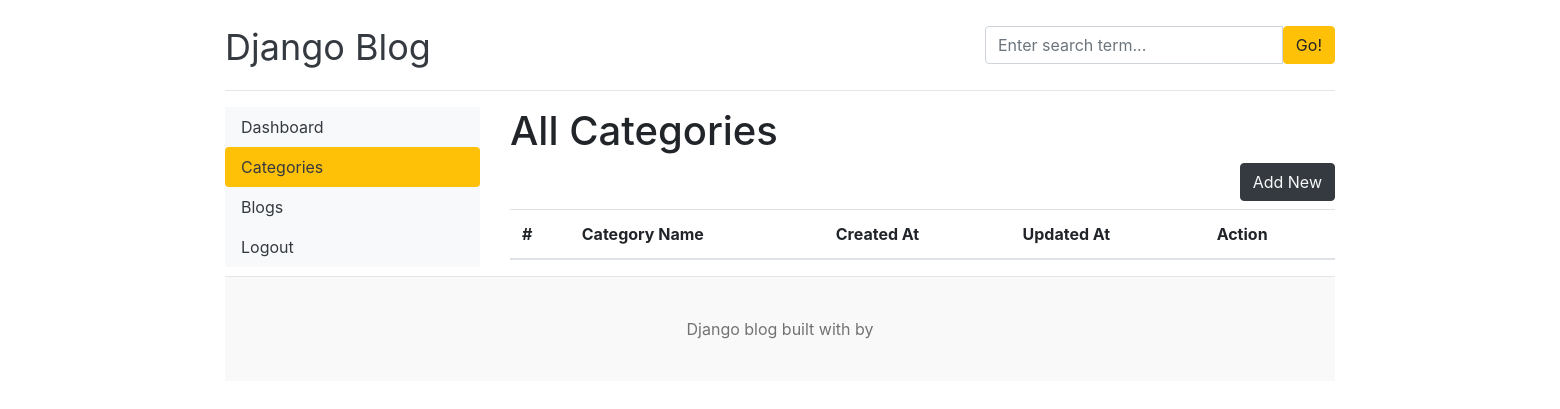
Page /dashboard/categories/ on the earlier database version.
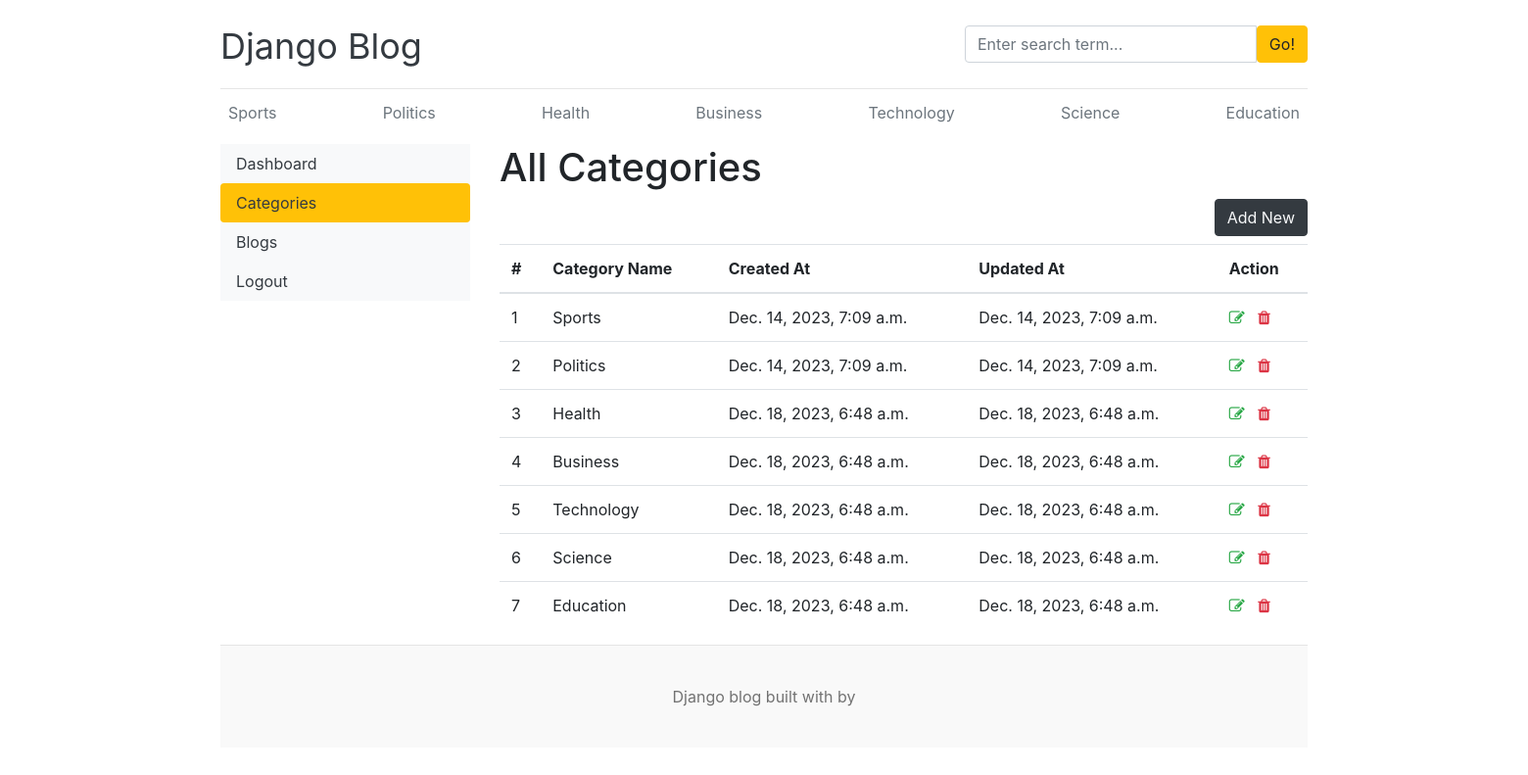
Same page on the later database version.
### blogs/models.py (models this page shows)
class Category(models.Model):
    category_name = models.CharField(max_length=50, unique=True)
    created_at = models.DateTimeField(auto_now_add=True)
    updated_at = models.DateTimeField(auto_now=True)
    class Meta:
        verbose_name_plural = 'categories'
    def __str__(self) -> str:
        return self.category_name

### dashboards/views.py (the view)
# urls.py: path('categories/', views.categories, name = "categories"),
def categories(request):
    return render(request, 'dashboard/categories.html')

### blogs/context_processors.py (called while the page is built)
def get_categories(request):
    categories = Category.objects.all()
    return dict(categories = categories)

def get_social_links(request):
    social_links = SocialLink.objects.all()
    return dict(social_links = social_links)

### templates/dashboard/categories.html (shortened to what this page needs)
{% extends "base.html" %}
{% block content %}
<div class = "row">
    {% include "dashboard/sidebar.html" %}
    <div class = "col-md-9">
        <h1>All Categories</h1>
        <a href = "{% url "add_category" %}" class="btn btn-dark text-light float-right mb-2">Add New</a>
        <table class="table table-hover">
            <thead>
              <tr>
                <th>#</th>
                <th>Category Name</th>
                <th>Created At</th>
                <th>Updated At</th>
                <th>Action</th>
              </tr>
            </thead>
            <tbody>
                {% for cat in categories %}
              <tr>
                <td>{{forloop.counter}}</td>
                <td>{{cat}}</td>
                <td>{{cat.created_at}}</td>
                <td>{{cat.updated_at}}</td>
                <td>
                    <a href="{% url "edit_category" cat.id %}"><i class="fa fa-edit text-success"></i></a>
                    <a href="{% url "delete_category" cat.id %}"><i class="fa fa-trash text-danger"></i></a>
                </td>
              </tr>
              {% endfor %}
            </tbody>
          </table>
    </div>
</div>
{% endblock %}

### templates/base.html (shortened to what this page needs)
{% load static %}
<!DOCTYPE html>
<html lang="en">
  <head>
    <link href="https://getbootstrap.com/docs/4.0/dist/css/bootstrap.min.css" rel="stylesheet">
    <link href="{% static 'css/blog.css' %}" rel="stylesheet">
    <link rel="stylesheet" href="https://cdnjs.cloudflare.com/ajax/libs/font-awesome/4.7.0/css/font-awesome.min.css">
  </head>
<body>
    <div class="container">
      <header class="blog-header py-3">
        <div class="row flex-nowrap justify-content-between align-items-center">
          <div class="col-8 pt-1">
            <a class="blog-header-logo text-dark" href="/">Django Blog</a>
          </div>
          <div class="col-4">
            <form action="{% url "search" %} method="GET">
              <div class="input-group">
                <input class="form-control" type="text" placeholder="Enter search term..." aria-label="Enter search term..." aria-describedby="button-search" />
                <button class="btn btn-warning" id="button-search" type="submit">Go!</button>
            </div>
            </form>
          </div>
          <div class="col-4 d-flex justify-content-end align-items-center">
          </div>
        </div>
      </header>
      <div class="nav-scroller py-1 mb-2">
        <nav class="nav d-flex justify-content-between">
          {% for cat in  categories %}
          <a class="p-2 text-muted" href="{% url 'posts_by_category' cat.id %}">{{cat.category_name}}</a>
          {% endfor %}
        </nav>
      </div>
{%block content %}
{%endblock%}
<footer class="blog-footer">
    <p>Django blog built with   by <a href="#"></a></p>
  </footer>
  </body>
  </html>

### templates/dashboard/sidebar.html (shortened to what this page needs)
<div class = "col-md-3">
    <div class="nav flex-column nav-pills bg-light" aria-orientation="vertical">
        <a href="{% url "dashboard" %}" class="nav-link text-dark {% if '/dashboard/' == request.path %}bg-warning{% endif %}">Dashboard</a>
        <a href="{% url "categories" %}" class="nav-link text-dark {% if '/dashboard/categories/' == request.path %}bg-warning{% endif %}">Categories</a>
        <a href="{% url "posts" %}" class="nav-link text-dark {% if '/dashboard/posts/' == request.path %}bg-warning{% endif %}">Blogs</a>
        <a href="" class="nav-link text-dark ">Logout</a>
    </div>
</div>

### blog_main/static/css/blog.css (style rules this page uses)
.blog-header { border-bottom: 1px solid #e5e5e5; }
.blog-header-logo { font-family: "Playfair Display", Georgia, "Times New Roman", serif/rtl:Amiri, Georgia, "Times New Roman", serif/; font-size: 2.25rem; }
h1, h2, h3, h4, h5, h6 { font-family: "Playfair Display", Georgia, "Times New Roman", serif/rtl:Amiri, Georgia, "Times New Roman", serif/; }
.blog-footer { padding: 2.5rem 0; color: #727272; text-align: center; background-color: #f9f9f9; border-top: .05rem solid #e5e5e5; }
.blog-footer p:last-child { margin-bottom: 0; }

Differences in the rows shown:
added Category: category_name "Sports", created_at "Dec. 14, 2023, 7:09 a.m.", updated_at "Dec. 14, 2023, 7:09 a.m."
added Category: category_name "Politics", created_at "Dec. 14, 2023, 7:09 a.m.", updated_at "Dec. 14, 2023, 7:09 a.m."
added Category: category_name "Health", created_at "Dec. 18, 2023, 6:48 a.m.", updated_at "Dec. 18, 2023, 6:48 a.m."
added Category: category_name "Business", created_at "Dec. 18, 2023, 6:48 a.m.", updated_at "Dec. 18, 2023, 6:48 a.m."
added Category: category_name "Technology", created_at "Dec. 18, 2023, 6:48 a.m.", updated_at "Dec. 18, 2023, 6:48 a.m."
added Category: category_name "Science", created_at "Dec. 18, 2023, 6:48 a.m.", updated_at "Dec. 18, 2023, 6:48 a.m."
added Category: category_name "Education", created_at "Dec. 18, 2023, 6:48 a.m.", updated_at "Dec. 18, 2023, 6:48 a.m."
